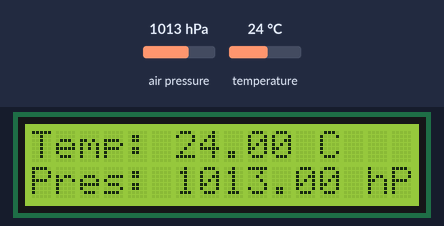
Bench run of a sketch on a simulated ESP32. Parts: 16×2 character LCD. The test bench sets the inputs (shaded band); at power-on: air pressure 1013 hPa, temperature 24 °C. What the sketch prints to the serial monitor is not drawn.

Above: at 4.3 s.
4.4 s: air pressure set to 952 hPa
At 5.9 s:
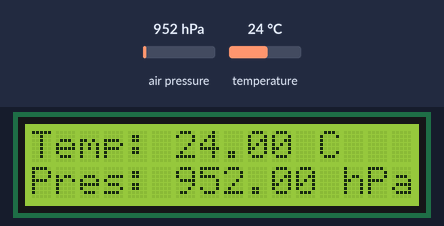
6.6 s: temperature set to 12 °C
At 8.3 s:
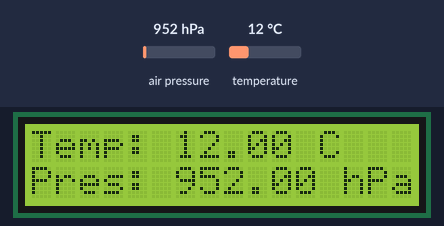
8.6 s: air pressure set to 975 hPa
At 10.1 s:
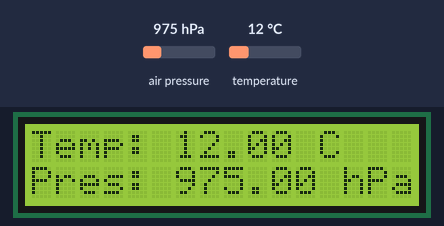
10.6 s: temperature set to 19 °C
At 11.6 s:
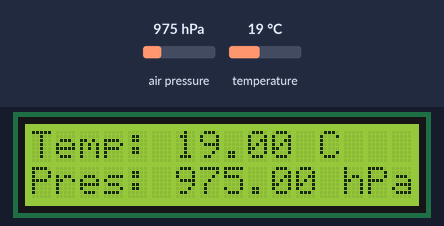
Timing chart, 0 to 13.6 s (numbered marks = the images above; inputs shaded):
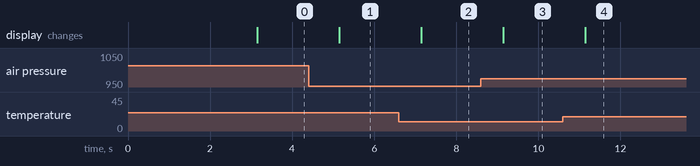

Measured:
- after the input at 4.4 s, the display: changes after 0.74 s (image 1)
- after the input at 6.6 s, the display: changes after 0.54 s (image 2)
- after the input at 8.6 s, the display: changes after 0.54 s (image 3)
- after the input at 10.6 s, the display: changes after 0.54 s (image 4)

The sketch:

sensor-bmp280-web.ino
```cpp
#include <WiFi.h>
#include <WebServer.h>
#include <Wire.h>
#include <Adafruit_Sensor.h>
#include <Adafruit_BMP280.h>
#include <LiquidCrystal_I2C.h>

// Importa a página web que está na outra aba
#include "pagina_web.h"

// ==========================================
// CONFIGURAÇÕES DA REDE WI-FI (MODO ACCESS POINT)
// ==========================================
const char* ssid = "sensor-bmp280";
const char* password = "";

WebServer server(80);

// Configura o LCD (Endereço 0x27) e o Sensor BMP280
LiquidCrystal_I2C lcd(0x27, 16, 2);
Adafruit_BMP280 bmp;

// Variáveis globais para os dados e temporizador
float temperatura = 0.0;
float pressao = 0.0;
unsigned long tempoAnterior = 0;
const long intervalo = 2000; // Atualiza as leituras a cada 2 segundos (2000 ms)

// ==========================================
// ROTAS DO SERVIDOR WEB
// ==========================================
void enviarPaginaHtml() {
  // Envia o conteúdo da variável 'pagina_html' (que está no arquivo .h) para o navegador
  server.send_P(200, "text/html", pagina_html);
}

void enviarDadosJson() {
  // Cria o JSON com os dados reais para o React consumir
  String json = "{\"temperatura\": " + String(temperatura) + ", \"pressao\": " + String(pressao) + "}";
  server.send(200, "application/json", json);
}

// ==========================================
// SETUP - INICIALIZAÇÃO
// ==========================================
void setup() {
  Serial.begin(115200);

  // 1. Inicializa o LCD
  lcd.init();
  lcd.backlight();
  lcd.setCursor(0, 0);
  lcd.print("Criando Wi-Fi...");

  // 2. Inicializa o Sensor BMP280 (Endereço 0x76)
  if (!bmp.begin(0x76)) {
    Serial.println("Erro: BMP280 não encontrado!");
    lcd.clear();
    lcd.print("Erro Sensor!");
    while (1); // Trava o código se o sensor falhar
  }

  // Configuração recomendada de amostragem
  bmp.setSampling(Adafruit_BMP280::MODE_NORMAL,
                  Adafruit_BMP280::SAMPLING_X2,
                  Adafruit_BMP280::SAMPLING_X16,
                  Adafruit_BMP280::FILTER_X16,
                  Adafruit_BMP280::STANDBY_MS_500);

  // 3. Cria a própria rede Wi-Fi
  WiFi.softAP(ssid, password);
  IPAddress IP = WiFi.softAPIP();

  Serial.println("\n--- Rede Wi-Fi Criada ---");
  Serial.print("Nome da Rede: "); Serial.println(ssid);
  Serial.print("Senha: "); Serial.println(password);
  Serial.print("Endereço IP (Acesse no navegador): "); Serial.println(IP);

  // Mostra o IP no LCD para facilitar o acesso
  lcd.clear();
  lcd.setCursor(0, 0);
  lcd.print("Rede Criada!");
  lcd.setCursor(0, 1);
  lcd.print(IP);
  delay(3000);

  // 4. Configura as respostas do Servidor Web
  server.on("/", enviarPaginaHtml);       // Quando acessar o IP, manda a página do React
  server.on("/dados", enviarDadosJson);   // Quando o React pedir, manda os dados do sensor
  server.begin();

  lcd.clear();
}

// ==========================================
// LOOP PRINCIPAL
// ==========================================
void loop() {
  // Mantém o servidor web ouvindo e respondendo aos navegadores conectados
  server.handleClient();

  // Verifica se já passaram 2 segundos desde a última leitura
  unsigned long tempoAtual = millis();
  if (tempoAtual - tempoAnterior >= intervalo) {
    tempoAnterior = tempoAtual;

    // Faz a leitura atualizada do sensor
    temperatura = bmp.readTemperature();
    pressao = bmp.readPressure() / 100.0F;

    // Atualiza as informações no display LCD
    lcd.setCursor(0, 0);
    lcd.print("Temp: ");
    lcd.print(temperatura);
    lcd.print(" C  ");

    lcd.setCursor(0, 1);
    lcd.print("Pres: ");
    lcd.print(pressao);
    lcd.print(" hPa");
  }
}
```

Source omitted: pagina_web.h (388359 bytes)
